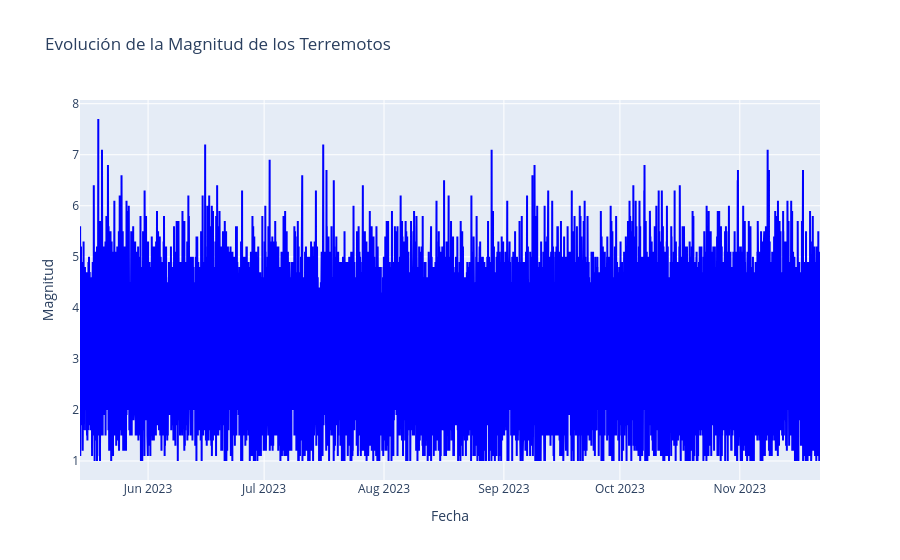

Here is the notebook cell this chart was saved with:
### Markdown cell above
### Gráfico de lineas

### Code cell
df.sort_values('Date & Time', inplace=True)
fig3 = go.Figure(go.Scatter(x=df['Date & Time'], y=df['Magnitude'], mode='lines', line=dict(color='blue', width=2), text=df['Magnitude'], textposition='top center'))
fig3.update_layout(title_text='Evolución de la Magnitud de los Terremotos', xaxis_title='Fecha', yaxis_title='Magnitud')

### Figure 1 — Plotly figure (JSON) as saved in the notebook; plotly's stock layout.template omitted (floating-point values rounded to 4 significant figures; data arrays with more than 128 entries replaced by an {"elided": "..."} marker saying what was removed)
{"data": [{"line": {"color": "blue", "width": 2}, "mode": "lines", "text": {"elided": "52767 float values"}, "textposition": "top center", "type": "scatter", "x": {"elided": "52767 str values"}, "y": {"elided": "52767 float values"}}], "layout": {"title": {"text": "Evolución de la Magnitud de los Terremotos"}, "xaxis": {"title": {"text": "Fecha"}}, "yaxis": {"title": {"text": "Magnitud"}}}}
